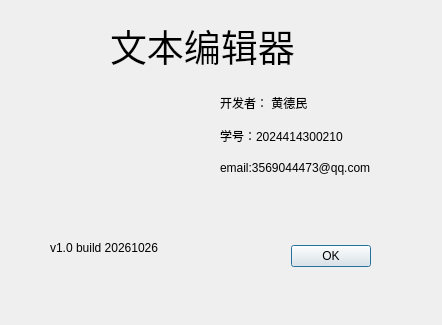
<?xml version="1.0" encoding="UTF-8"?>
<ui version="4.0">
 <class>AboutDialog</class>
 <widget class="QDialog" name="AboutDialog">
  <property name="geometry">
   <rect>
    <x>0</x>
    <y>0</y>
    <width>442</width>
    <height>325</height>
   </rect>
  </property>
  <property name="windowTitle">
   <string>关于</string>
  </property>
  <widget class="QDialogButtonBox" name="buttonBox">
   <property name="geometry">
    <rect>
     <x>30</x>
     <y>240</y>
     <width>341</width>
     <height>32</height>
    </rect>
   </property>
   <property name="orientation">
    <enum>Qt::Horizontal</enum>
   </property>
   <property name="standardButtons">
    <set>QDialogButtonBox::Ok</set>
   </property>
  </widget>
  <widget class="QLabel" name="label">
   <property name="geometry">
    <rect>
     <x>110</x>
     <y>10</y>
     <width>231</width>
     <height>71</height>
    </rect>
   </property>
   <property name="font">
    <font>
     <family>Arial</family>
     <pointsize>28</pointsize>
    </font>
   </property>
   <property name="text">
    <string>文本编辑器</string>
   </property>
  </widget>
  <widget class="QLabel" name="label_5">
   <property name="geometry">
    <rect>
     <x>50</x>
     <y>240</y>
     <width>171</width>
     <height>16</height>
    </rect>
   </property>
   <property name="text">
    <string>v1.0 build 20261026</string>
   </property>
  </widget>
  <widget class="QWidget" name="">
   <property name="geometry">
    <rect>
     <x>220</x>
     <y>90</y>
     <width>181</width>
     <height>91</height>
    </rect>
   </property>
   <layout class="QGridLayout" name="gridLayout">
    <item row="0" column="0">
     <widget class="QLabel" name="label_2">
      <property name="text">
       <string>开发者： 黄德民</string>
      </property>
     </widget>
    </item>
    <item row="1" column="0">
     <widget class="QLabel" name="label_3">
      <property name="text">
       <string>学号：2024414300210</string>
      </property>
     </widget>
    </item>
    <item row="2" column="0">
     <widget class="QLabel" name="label_4">
      <property name="text">
       <string>email:3569044473@qq.com</string>
      </property>
     </widget>
    </item>
   </layout>
  </widget>
 </widget>
 <resources/>
 <connections>
  <connection>
   <sender>buttonBox</sender>
   <signal>accepted()</signal>
   <receiver>AboutDialog</receiver>
   <slot>accept()</slot>
   <hints>
    <hint type="sourcelabel">
     <x>248</x>
     <y>254</y>
    </hint>
    <hint type="destinationlabel">
     <x>157</x>
     <y>274</y>
    </hint>
   </hints>
  </connection>
  <connection>
   <sender>buttonBox</sender>
   <signal>rejected()</signal>
   <receiver>AboutDialog</receiver>
   <slot>reject()</slot>
   <hints>
    <hint type="sourcelabel">
     <x>316</x>
     <y>260</y>
    </hint>
    <hint type="destinationlabel">
     <x>286</x>
     <y>274</y>
    </hint>
   </hints>
  </connection>
 </connections>
</ui>
